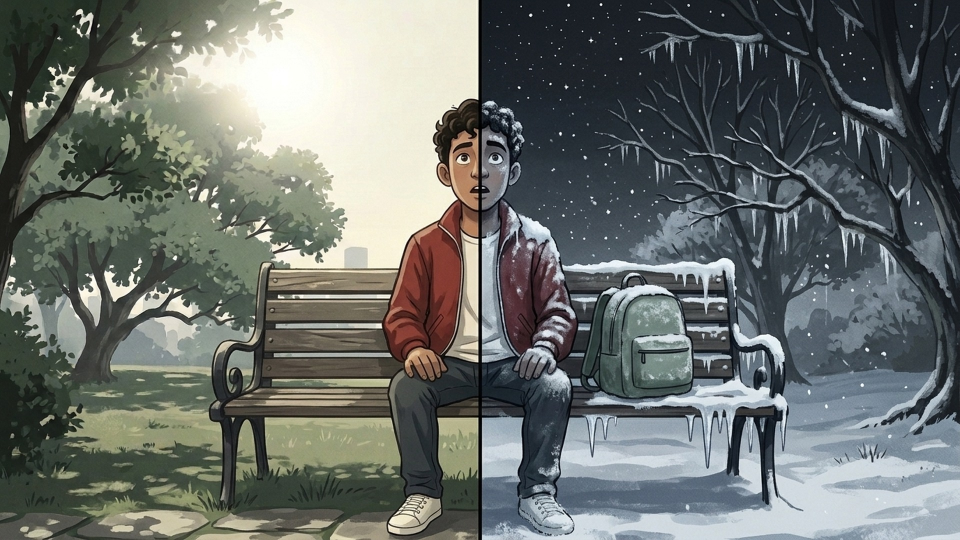
#> input picture .claude/skills/whatif-animated-video/examples/thumbnails/thumb-B-split-day-frozen-notext.jpg, 1920 x 1080 px (shown at 1/2 size)
$ python align_extract.py ../examples/thumbnails/thumb-A-empty-sun-noon-notext.jpg ../examples/thumbnails/thumb-B-split-day-frozen-notext.jpg ../examples/thumbnails/thumb-B-split-day-frozen-notext.jpg
#> lines starting #> are read from the running program, lines starting #| are printed output that depends on the picture; after the words box and inside, x2 and y2 are one past the last pixel; in counts of white or black regions, pixels touching at a corner belong together
"""Align edited variants of a painted plate to the base plate, then extract the character as its own RGBA layer.
Usage: python3 align_extract.py BASE_EMPTY.png REF_WITH_CHAR.png OUTDIR variant1.png variant2.png ...
 - every variant is warped (ECC, affine) onto REF's pixel grid -> OUTDIR/<name>_aligned.png
 - char layer = pixels that differ from BASE_EMPTY (after aligning BASE_EMPTY too) -> OUTDIR/<name>_char.png
"""
import sys, os, cv2, numpy as np
base_p, ref_p, out = sys.argv[1], sys.argv[2], sys.argv[3]; vars_ = sys.argv[4:]
os.makedirs(out, exist_ok=True)
ref = cv2.imread(ref_p); H, W = ref.shape[:2]
#> further down, ref is the input picture: shape (1080, 1920, 3); mean B, G, R 108.1, 111.7, 106.9
#> after `H, W = ref.shape[:2]`: H = 1080; W = 1920
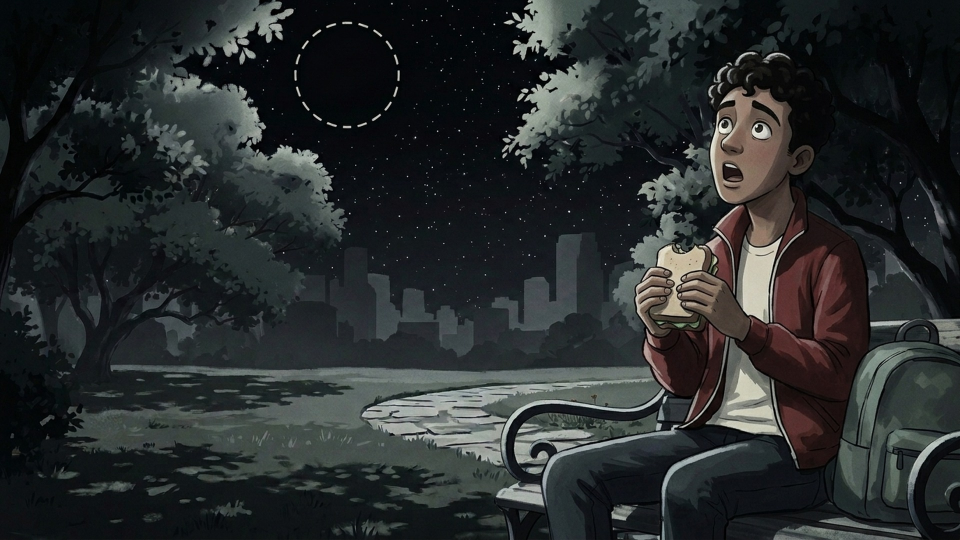
#> input picture .claude/skills/whatif-animated-video/examples/thumbnails/thumb-A-empty-sun-noon-notext.jpg, 1920 x 1080 px (shown at 1/2 size)
def align(img):
    img = cv2.resize(img, (W, H))
#> img is the input picture: shape (1080, 1920, 3); mean B, G, R 44.3, 43.8, 40
    a = cv2.cvtColor(ref, cv2.COLOR_BGR2GRAY).astype(np.float32) / 255; b = cv2.cvtColor(img, cv2.COLOR_BGR2GRAY).astype(np.float32) / 255
    s = 0.5; a2 = cv2.resize(a, None, fx=s, fy=s); b2 = cv2.resize(b, None, fx=s, fy=s)
#> after `b2 = cv2.resize(b, None, fx=s, fy=s)`:
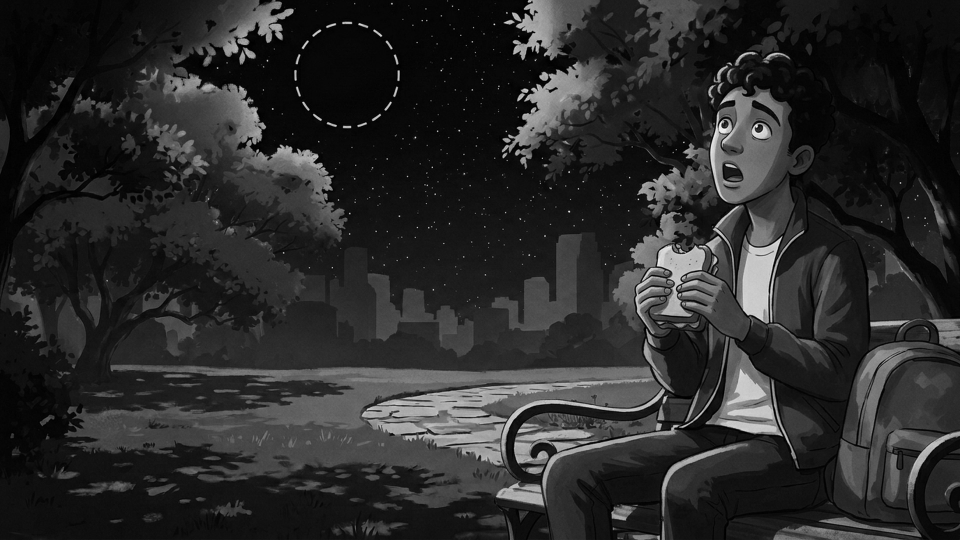
#> b2: shape (540, 960) float32; min 0, max 0.95, mean 0.168
    M = np.eye(2, 3, dtype=np.float32)
    try:
        _, M = cv2.findTransformECC(a2, b2, M, cv2.MOTION_AFFINE, (cv2.TERM_CRITERIA_EPS | cv2.TERM_CRITERIA_COUNT, 300, 1e-6), None, 5)
        M[:, 2] /= s
    except cv2.error as e: print("ECC failed, identity", e)
    return cv2.warpAffine(img, M, (W, H), flags=cv2.INTER_LINEAR + cv2.WARP_INVERSE_MAP, borderMode=cv2.BORDER_REFLECT), M
base, Mb = align(cv2.imread(base_p)); cv2.imwrite(f"{out}/base_aligned.png", base); print("base", Mb.round(4).tolist())
#> after `base, Mb = align(cv2.imread(base_p))`: Mb = [[1, 0, 0], [0, 1, 0]]
for v in [ref_p] + vars_:
    n = os.path.splitext(os.path.basename(v))[0]
    img, M = (ref, None) if v == ref_p else align(cv2.imread(v))
    if v != ref_p: cv2.imwrite(f"{out}/{n}_aligned.png", img); print(n, M.round(4).tolist())
    d = cv2.absdiff(cv2.GaussianBlur(img, (5, 5), 0), cv2.GaussianBlur(base, (5, 5), 0)).sum(2).astype(np.float32)
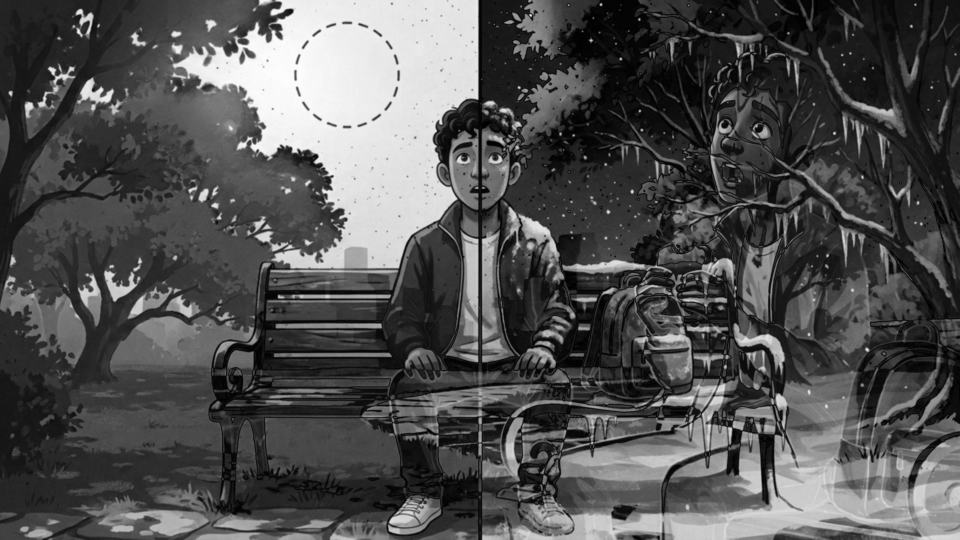
#> d: shape (1080, 1920) float32 (shown at 1/2 size); min 0, max 748, mean 239; drawn with min black and max white
    m = (d > 55).astype(np.uint8)
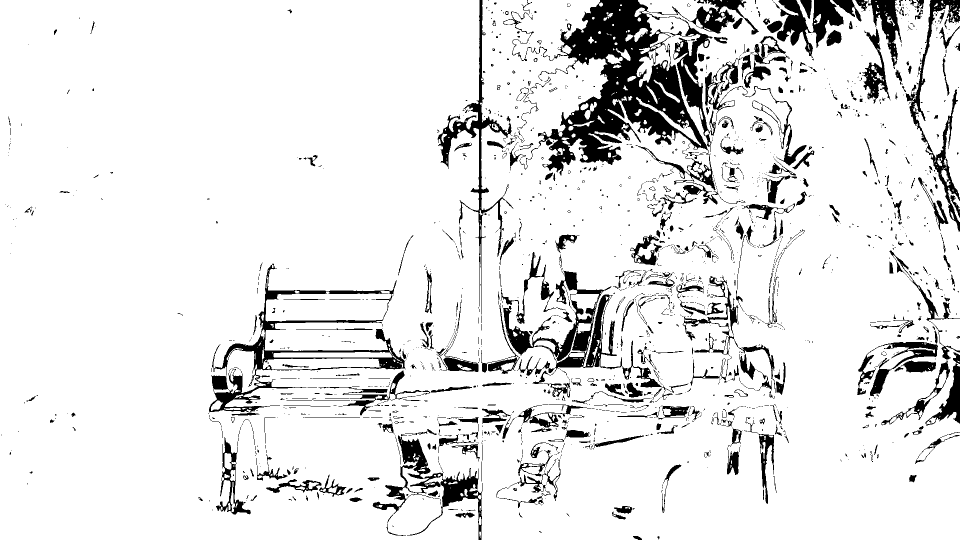
#> m: shape (1080, 1920) (shown at 1/2 size); values 0 (black) and 1 (white), 89.6% white; 1981 black regions (1525 under 20 px), largest, box (x1, y1, x2, y2) and area: (1006, 0, 1438, 434) 55156, (1006, 541, 1342, 784) 14341, (418, 527, 812, 825) 14223
    m = cv2.morphologyEx(m, cv2.MORPH_OPEN, np.ones((3, 3), np.uint8))
#> m: shape (1080, 1920); values 0 (black) and 1 (white), 88.9% white; 1400 black regions (1006 under 20 px), largest, box (x1, y1, x2, y2) and area: (1006, 0, 1438, 434) 57149, (962, 504, 1377, 800) 19988, (418, 527, 815, 831) 15322
    nlab, lab, st, _ = cv2.connectedComponentsWithStats(m)
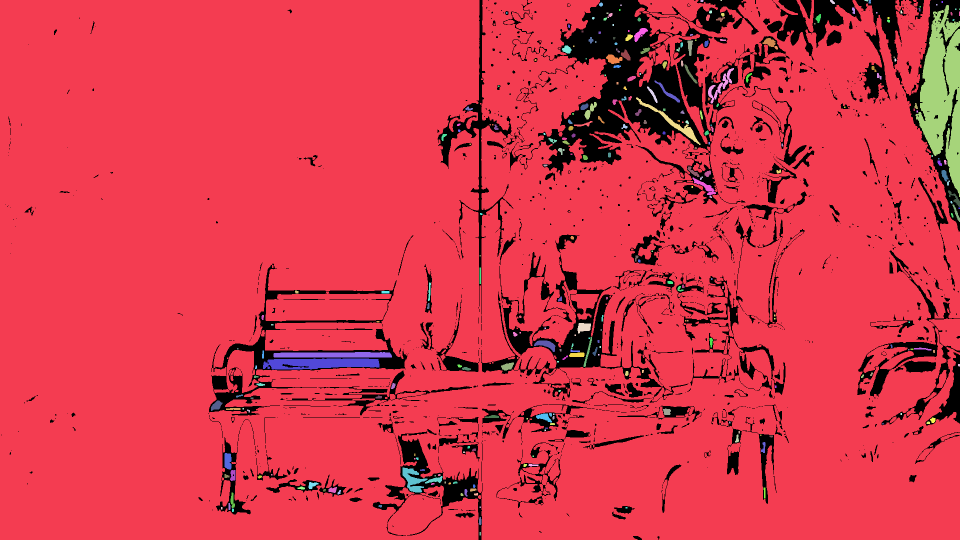
#> lab: shape (1080, 1920) int32 (shown at 1/2 size); 297 distinct labels, from 0 to 296; one colour per label, 0 black
#> nlab = 297; st = 297 rows, first 6: [3, 0, 1917, 1080, 229977], [0, 0, 1920, 1080, 1797656], [1401, 0, 6, 4, 23], [1441, 0, 3, 2, 6], [1660, 0, 10, 8, 50], [1729, 0, 7, 3, 17]
    if nlab > 1:
        big = 1 + np.argmax(st[1:, cv2.CC_STAT_AREA]); m = (lab == big).astype(np.uint8)
#> after `big = 1 + np.argmax(st[1:, cv2.CC_STAT_AREA])`: big = 1
#> after `m = (lab == big).astype(np.uint8)`: m: shape (1080, 1920); values 0 (black) and 1 (white), 86.7% white; 1375 black regions (987 under 20 px), largest, box (x1, y1, x2, y2) and area: (1006, 0, 1438, 434) 64938, (1804, 0, 1920, 463) 28740, (418, 527, 815, 831) 22840
    m = cv2.morphologyEx(m, cv2.MORPH_CLOSE, np.ones((15, 15), np.uint8))
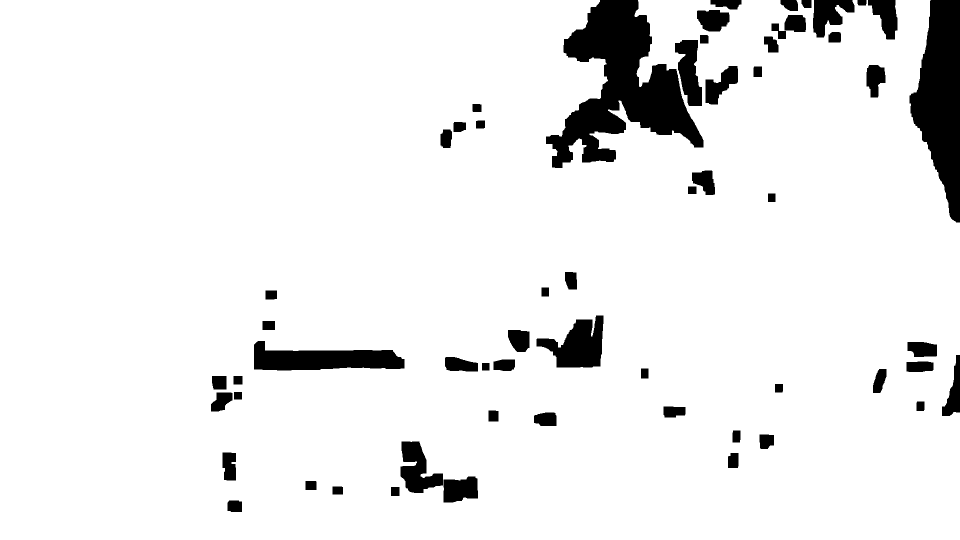
#> m: shape (1080, 1920) (shown at 1/2 size); values 0 (black) and 1 (white), 92.7% white; 59 black regions
    cnts, _ = cv2.findContours(m, cv2.RETR_EXTERNAL, cv2.CHAIN_APPROX_SIMPLE); m2 = np.zeros_like(m); cv2.drawContours(m2, cnts, -1, 1, -1)
#> after `cnts, _ = cv2.findContours(m, cv2.RETR_EXTERNAL, cv2.CHAIN_APPROX_SIMP`: cnts = 1 contour; box (x1, y1, x2, y2) and area: (0, 0, 1920, 1080) 1983670
#> after `cv2.drawContours(m2, cnts, -1, 1, -1)`: m2: shape (1080, 1920); values 0 (black) and 1 (white), 95.9% white; 9 black regions, largest, box (x1, y1, x2, y2) and area: (1092, 0, 1407, 336) 46859, (1819, 0, 1920, 445) 28263, (1626, 0, 1709, 75) 3685
    m2 = cv2.dilate(m2, np.ones((5, 5), np.uint8))
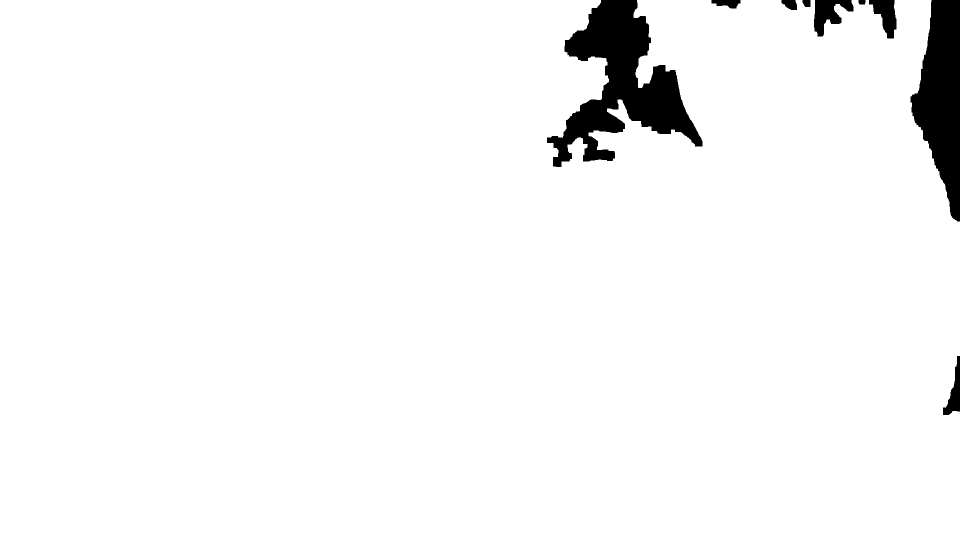
#> m2: shape (1080, 1920) (shown at 1/2 size); values 0 (black) and 1 (white), 96.2% white; 9 black regions, largest, box (x1, y1, x2, y2) and area: (1094, 0, 1405, 334) 42467, (1821, 0, 1920, 443) 27087, (1628, 0, 1707, 73) 3059
    alpha = cv2.GaussianBlur(m2.astype(np.float32), (7, 7), 0)
    rgba = np.dstack([img, (alpha * 255).astype(np.uint8)]); cv2.imwrite(f"{out}/{n}_char.png", rgba)
    x, y, w, h = cv2.boundingRect(m2); print(n, "char bbox", x, y, w, h)
#> after `x, y, w, h = cv2.boundingRect(m2)`: x = 0; y = 0; w = 1920; h = 1080
#| thumb-B-split-day-frozen-notext char bbox 0 0 1920 1080
